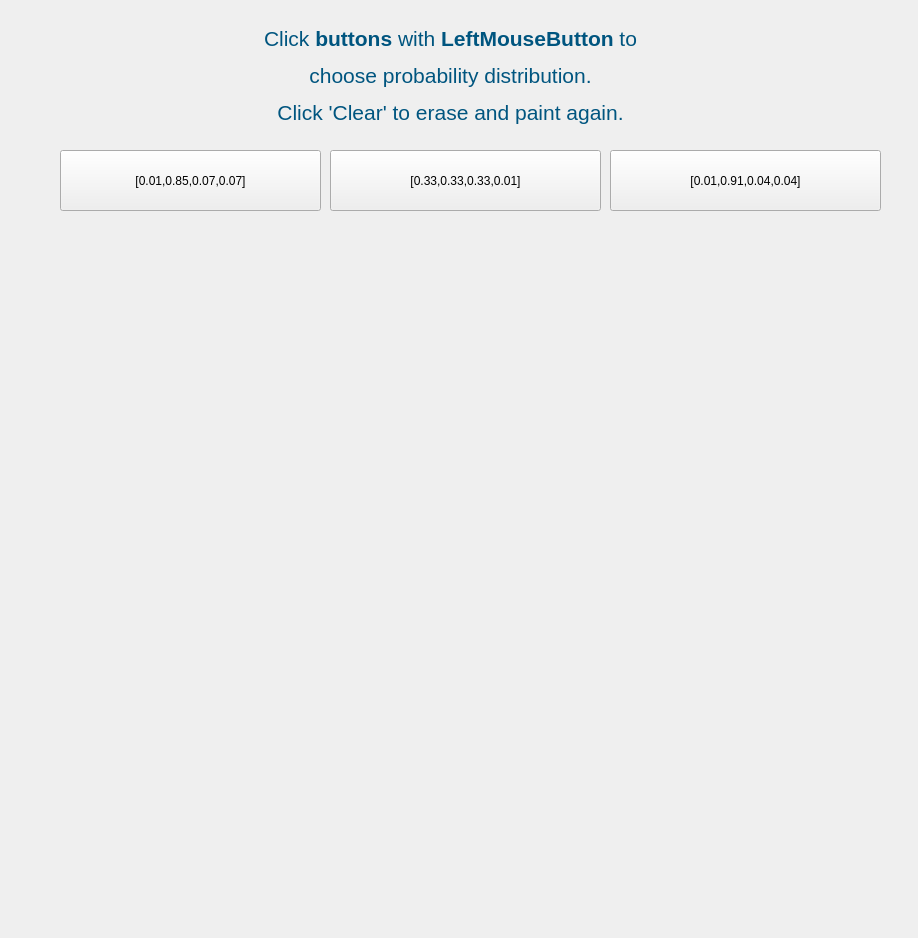
<?xml version="1.0" encoding="UTF-8"?>
<ui version="4.0">
 <class>Fern</class>
 <widget class="QWidget" name="Fern">
  <property name="geometry">
   <rect>
    <x>0</x>
    <y>0</y>
    <width>918</width>
    <height>938</height>
   </rect>
  </property>
  <property name="windowTitle">
   <string>Form</string>
  </property>
  <widget class="QPushButton" name="prob1">
   <property name="geometry">
    <rect>
     <x>60</x>
     <y>150</y>
     <width>261</width>
     <height>61</height>
    </rect>
   </property>
   <property name="text">
    <string>[0.01,0.85,0.07,0.07]</string>
   </property>
  </widget>
  <widget class="QLabel" name="bsplinelabel">
   <property name="geometry">
    <rect>
     <x>160</x>
     <y>20</y>
     <width>581</width>
     <height>111</height>
    </rect>
   </property>
   <property name="frameShape">
    <enum>QFrame::NoFrame</enum>
   </property>
   <property name="frameShadow">
    <enum>QFrame::Sunken</enum>
   </property>
   <property name="text">
    <string>&lt;html&gt;&lt;head/&gt;&lt;body&gt;&lt;p align=&quot;center&quot;&gt;&lt;span style=&quot; font-size:16pt; color:#00557f;&quot;&gt;Click &lt;/span&gt;&lt;span style=&quot; font-size:16pt; font-weight:600; color:#00557f;&quot;&gt;buttons&lt;/span&gt;&lt;span style=&quot; font-size:16pt; color:#00557f;&quot;&gt; with &lt;/span&gt;&lt;span style=&quot; font-size:16pt; font-weight:600; color:#00557f;&quot;&gt;LeftMouseButton &lt;/span&gt;&lt;span style=&quot; font-size:16pt; color:#00557f;&quot;&gt;to&lt;/span&gt;&lt;/p&gt;&lt;p align=&quot;center&quot;&gt;&lt;span style=&quot; font-size:16pt; color:#00557f;&quot;&gt; choose probability distribution.&lt;/span&gt;&lt;/p&gt;&lt;p align=&quot;center&quot;&gt;&lt;span style=&quot; font-size:16pt; color:#00557f;&quot;&gt;Click 'Clear' to erase and paint again.&lt;/span&gt;&lt;/p&gt;&lt;/body&gt;&lt;/html&gt;</string>
   </property>
  </widget>
  <widget class="QPushButton" name="prob3">
   <property name="geometry">
    <rect>
     <x>610</x>
     <y>150</y>
     <width>271</width>
     <height>61</height>
    </rect>
   </property>
   <property name="text">
    <string>[0.01,0.91,0.04,0.04]</string>
   </property>
  </widget>
  <widget class="QPushButton" name="prob2">
   <property name="geometry">
    <rect>
     <x>330</x>
     <y>150</y>
     <width>271</width>
     <height>61</height>
    </rect>
   </property>
   <property name="text">
    <string>[0.33,0.33,0.33,0.01]</string>
   </property>
  </widget>
 </widget>
 <resources/>
 <connections>
  <connection>
   <sender>prob1</sender>
   <signal>clicked()</signal>
   <receiver>Fern</receiver>
   <slot>P1_click()</slot>
   <hints>
    <hint type="sourcelabel">
     <x>257</x>
     <y>166</y>
    </hint>
    <hint type="destinationlabel">
     <x>234</x>
     <y>216</y>
    </hint>
   </hints>
  </connection>
  <connection>
   <sender>prob2</sender>
   <signal>clicked()</signal>
   <receiver>Fern</receiver>
   <slot>P2_click()</slot>
   <hints>
    <hint type="sourcelabel">
     <x>433</x>
     <y>168</y>
    </hint>
    <hint type="destinationlabel">
     <x>430</x>
     <y>201</y>
    </hint>
   </hints>
  </connection>
  <connection>
   <sender>prob3</sender>
   <signal>clicked()</signal>
   <receiver>Fern</receiver>
   <slot>P3_click()</slot>
   <hints>
    <hint type="sourcelabel">
     <x>622</x>
     <y>160</y>
    </hint>
    <hint type="destinationlabel">
     <x>639</x>
     <y>225</y>
    </hint>
   </hints>
  </connection>
 </connections>
 <slots>
  <slot>P1_click()</slot>
  <slot>P2_click()</slot>
  <slot>P3_click()</slot>
 </slots>
</ui>
